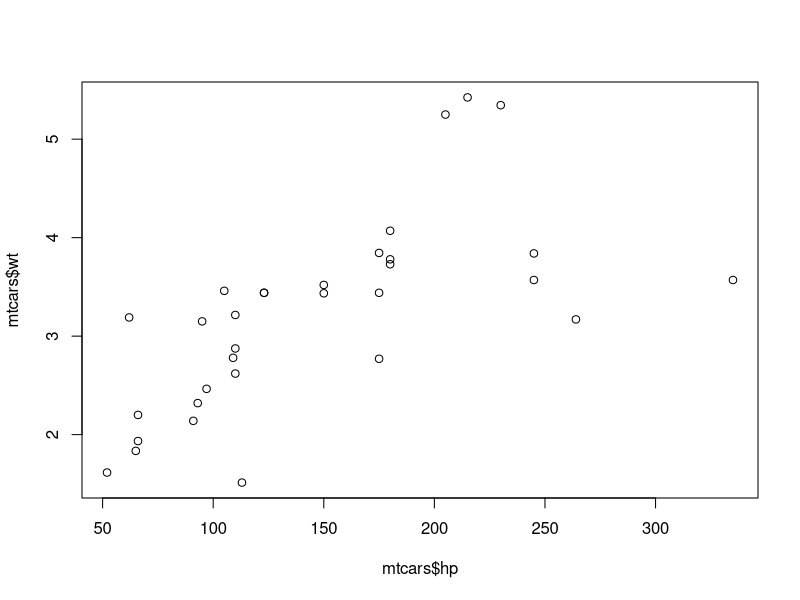
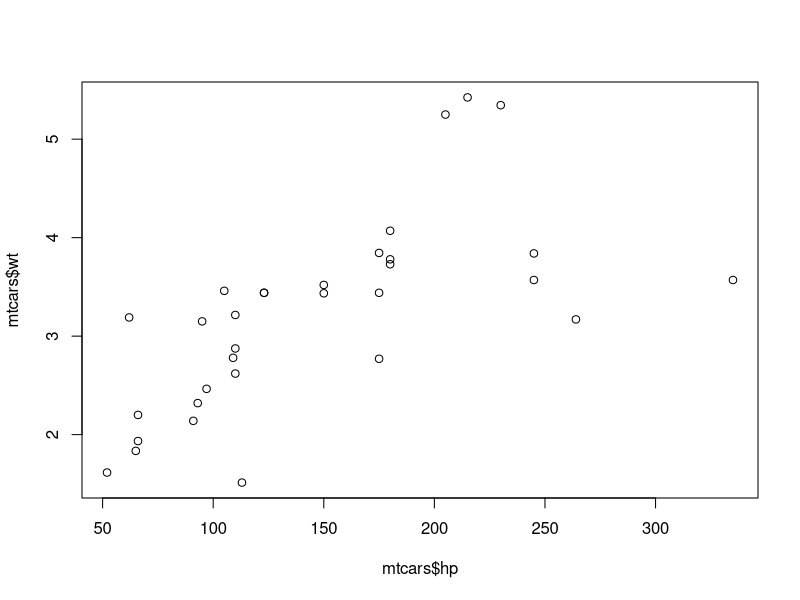

The R source for these figures, in order:
#!/usr/bin/r

# familiar statistical methods, such as regression analysis, principal components
# analysis, analysis of variance, multidimensional scaling, and so on.
# There are other types of structures based on graphs that are useful in
# representing data. A graph is a structure consisting of two components: a
# set of points, called vertices or nodes and a set of pairs of the points, called
# edges. (Note that this usage of the word “graph” is distinctly diﬀerent from
# the more common one that refers to lines, curves, bars, and so on to represent
# data pictorially. The phrase “graph theory” is often used, or overused, to em-
# phasize the present meaning of the word.) A graph G = (V, E) with vertices
# V = {v1 , . . . , vn } is distinguished primarily by the nature of the edge elements
# (vi , vj ) in E. Graphs are identiﬁed as complete graphs, directed graphs, trees,
# and so on, depending on E and its relationship with V . A tree may be used
# for data that are naturally aggregated in a hierarchy, such as political unit,
# subunit, household, and individual. Trees are also useful for representing clus-
#   tering of data at diﬀerent levels of association. In this type of representation,
# the individual data elements are the terminal nodes, or “leaves”, of the tree.


old <- par("col" = "black")

# This will be in red
c(list(col = "red", pch = 19),
         plot(mtcars$hp, mtcars$wt)
)

# This will still be in black
plot(mtcars$hp, mtcars$wt)

par(old)
